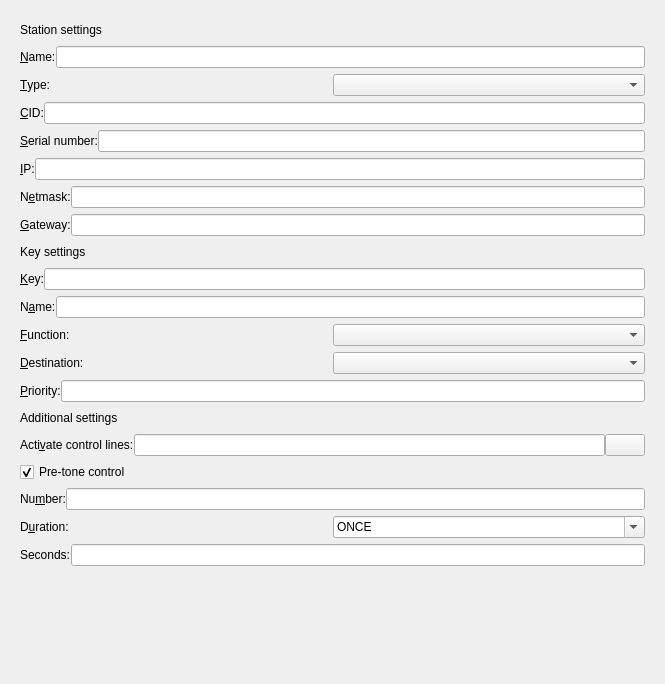
<?xml version="1.0" encoding="UTF-8"?>
<ui version="4.0">
 <class>StationItemSettings</class>
 <widget class="QWidget" name="StationItemSettings">
  <property name="geometry">
   <rect>
    <x>0</x>
    <y>0</y>
    <width>665</width>
    <height>684</height>
   </rect>
  </property>
  <property name="windowTitle">
   <string>Form</string>
  </property>
  <layout class="QGridLayout" name="gridLayout_2">
   <item row="0" column="0">
    <widget class="QWidget" name="SISContainer" native="true">
     <layout class="QGridLayout" name="gridLayout">
      <item row="0" column="0">
       <layout class="QHBoxLayout" name="horizontalLayout_16">
        <property name="spacing">
         <number>0</number>
        </property>
        <item>
         <widget class="QLabel" name="l_station_caption">
          <property name="text">
           <string>Station settings</string>
          </property>
         </widget>
        </item>
        <item>
         <spacer name="horizontalSpacer">
          <property name="orientation">
           <enum>Qt::Horizontal</enum>
          </property>
          <property name="sizeHint" stdset="0">
           <size>
            <width>40</width>
            <height>20</height>
           </size>
          </property>
         </spacer>
        </item>
       </layout>
      </item>
      <item row="1" column="0">
       <layout class="QHBoxLayout" name="horizontalLayout_15">
        <property name="spacing">
         <number>0</number>
        </property>
        <item>
         <widget class="QLabel" name="l_station_name">
          <property name="text">
           <string>&amp;Name:</string>
          </property>
          <property name="buddy">
           <cstring>m_station_name</cstring>
          </property>
         </widget>
        </item>
        <item>
         <widget class="QLineEdit" name="m_station_name">
          <property name="maxLength">
           <number>64</number>
          </property>
         </widget>
        </item>
       </layout>
      </item>
      <item row="2" column="0">
       <layout class="QHBoxLayout" name="horizontalLayout_14">
        <property name="spacing">
         <number>0</number>
        </property>
        <item>
         <widget class="QLabel" name="l_station_type">
          <property name="text">
           <string>&amp;Type:</string>
          </property>
          <property name="buddy">
           <cstring>m_station_type</cstring>
          </property>
         </widget>
        </item>
        <item>
         <widget class="QComboBox" name="m_station_type"/>
        </item>
       </layout>
      </item>
      <item row="3" column="0">
       <layout class="QHBoxLayout" name="horizontalLayout_13">
        <property name="spacing">
         <number>0</number>
        </property>
        <item>
         <widget class="QLabel" name="l_station_cid">
          <property name="text">
           <string>&amp;CID:</string>
          </property>
          <property name="buddy">
           <cstring>m_station_cid</cstring>
          </property>
         </widget>
        </item>
        <item>
         <widget class="QLineEdit" name="m_station_cid">
          <property name="maxLength">
           <number>16</number>
          </property>
         </widget>
        </item>
       </layout>
      </item>
      <item row="4" column="0">
       <layout class="QHBoxLayout" name="horizontalLayout_20">
        <property name="spacing">
         <number>0</number>
        </property>
        <item>
         <widget class="QLabel" name="l_station_SN">
          <property name="text">
           <string>&amp;Serial number:</string>
          </property>
          <property name="buddy">
           <cstring>m_station_ip</cstring>
          </property>
         </widget>
        </item>
        <item>
         <widget class="QLineEdit" name="m_station_SN">
          <property name="maxLength">
           <number>12</number>
          </property>
          <property name="readOnly">
           <bool>false</bool>
          </property>
         </widget>
        </item>
       </layout>
      </item>
      <item row="5" column="0">
       <layout class="QHBoxLayout" name="horizontalLayout_12">
        <property name="spacing">
         <number>0</number>
        </property>
        <item>
         <widget class="QLabel" name="l_station_ip">
          <property name="text">
           <string>&amp;IP:</string>
          </property>
          <property name="buddy">
           <cstring>m_station_ip</cstring>
          </property>
         </widget>
        </item>
        <item>
         <widget class="QLineEdit" name="m_station_ip">
          <property name="maxLength">
           <number>16</number>
          </property>
         </widget>
        </item>
       </layout>
      </item>
      <item row="6" column="0">
       <layout class="QHBoxLayout" name="horizontalLayout_11">
        <property name="spacing">
         <number>0</number>
        </property>
        <item>
         <widget class="QLabel" name="l_station_mask">
          <property name="text">
           <string>N&amp;etmask:</string>
          </property>
          <property name="buddy">
           <cstring>m_station_mask</cstring>
          </property>
         </widget>
        </item>
        <item>
         <widget class="QLineEdit" name="m_station_mask">
          <property name="maxLength">
           <number>16</number>
          </property>
         </widget>
        </item>
       </layout>
      </item>
      <item row="7" column="0">
       <layout class="QHBoxLayout" name="horizontalLayout_10">
        <property name="spacing">
         <number>0</number>
        </property>
        <item>
         <widget class="QLabel" name="l_station_gateway">
          <property name="text">
           <string>&amp;Gateway:</string>
          </property>
          <property name="buddy">
           <cstring>m_station_gateway</cstring>
          </property>
         </widget>
        </item>
        <item>
         <widget class="QLineEdit" name="m_station_gateway"/>
        </item>
       </layout>
      </item>
      <item row="8" column="0">
       <layout class="QHBoxLayout" name="horizontalLayout_17">
        <property name="spacing">
         <number>0</number>
        </property>
        <item>
         <widget class="QLabel" name="l_key_caption">
          <property name="text">
           <string>Key settings</string>
          </property>
          <property name="margin">
           <number>0</number>
          </property>
          <property name="indent">
           <number>-1</number>
          </property>
         </widget>
        </item>
        <item>
         <spacer name="horizontalSpacer_2">
          <property name="orientation">
           <enum>Qt::Horizontal</enum>
          </property>
          <property name="sizeHint" stdset="0">
           <size>
            <width>40</width>
            <height>20</height>
           </size>
          </property>
         </spacer>
        </item>
       </layout>
      </item>
      <item row="9" column="0">
       <layout class="QHBoxLayout" name="horizontalLayout_9">
        <property name="spacing">
         <number>0</number>
        </property>
        <item>
         <widget class="QLabel" name="l_key_id">
          <property name="text">
           <string>&amp;Key:</string>
          </property>
          <property name="buddy">
           <cstring>m_key_id</cstring>
          </property>
         </widget>
        </item>
        <item>
         <widget class="QLineEdit" name="m_key_id"/>
        </item>
       </layout>
      </item>
      <item row="10" column="0">
       <layout class="QHBoxLayout" name="horizontalLayout_8">
        <property name="spacing">
         <number>0</number>
        </property>
        <item>
         <widget class="QLabel" name="l_key_name">
          <property name="text">
           <string>N&amp;ame:</string>
          </property>
          <property name="buddy">
           <cstring>m_key_name</cstring>
          </property>
         </widget>
        </item>
        <item>
         <widget class="QLineEdit" name="m_key_name">
          <property name="maxLength">
           <number>64</number>
          </property>
         </widget>
        </item>
       </layout>
      </item>
      <item row="11" column="0">
       <layout class="QHBoxLayout" name="horizontalLayout_7">
        <property name="spacing">
         <number>0</number>
        </property>
        <item>
         <widget class="QLabel" name="l_key_func">
          <property name="text">
           <string>&amp;Function:</string>
          </property>
          <property name="buddy">
           <cstring>m_key_func</cstring>
          </property>
         </widget>
        </item>
        <item>
         <widget class="QComboBox" name="m_key_func"/>
        </item>
       </layout>
      </item>
      <item row="12" column="0">
       <layout class="QHBoxLayout" name="horizontalLayout_6">
        <property name="spacing">
         <number>0</number>
        </property>
        <item>
         <widget class="QLabel" name="l_key_dest">
          <property name="text">
           <string>&amp;Destination:</string>
          </property>
          <property name="buddy">
           <cstring>m_key_dest</cstring>
          </property>
         </widget>
        </item>
        <item>
         <widget class="QComboBox" name="m_key_dest"/>
        </item>
       </layout>
      </item>
      <item row="13" column="0">
       <layout class="QHBoxLayout" name="horizontalLayout_5">
        <property name="spacing">
         <number>0</number>
        </property>
        <item>
         <widget class="QLabel" name="l_key_priority">
          <property name="text">
           <string>&amp;Priority:</string>
          </property>
          <property name="buddy">
           <cstring>m_key_priority</cstring>
          </property>
         </widget>
        </item>
        <item>
         <widget class="QLineEdit" name="m_key_priority">
          <property name="maxLength">
           <number>16</number>
          </property>
         </widget>
        </item>
       </layout>
      </item>
      <item row="14" column="0">
       <layout class="QHBoxLayout" name="horizontalLayout_19">
        <property name="spacing">
         <number>0</number>
        </property>
        <item>
         <widget class="QLabel" name="l_additional_caption">
          <property name="text">
           <string>Additional settings</string>
          </property>
         </widget>
        </item>
        <item>
         <spacer name="horizontalSpacer_4">
          <property name="orientation">
           <enum>Qt::Horizontal</enum>
          </property>
          <property name="sizeHint" stdset="0">
           <size>
            <width>40</width>
            <height>20</height>
           </size>
          </property>
         </spacer>
        </item>
       </layout>
      </item>
      <item row="15" column="0">
       <layout class="QHBoxLayout" name="horizontalLayout">
        <property name="spacing">
         <number>0</number>
        </property>
        <item>
         <widget class="QLabel" name="l_key_activate_lines">
          <property name="text">
           <string>Acti&amp;vate control lines:</string>
          </property>
          <property name="buddy">
           <cstring>m_key_activate_lines</cstring>
          </property>
         </widget>
        </item>
        <item>
         <widget class="QLineEdit" name="m_key_activate_lines">
          <property name="maxLength">
           <number>128</number>
          </property>
         </widget>
        </item>
        <item>
         <widget class="QPushButton" name="b_key_activate_lines">
          <property name="cursor">
           <cursorShape>PointingHandCursor</cursorShape>
          </property>
          <property name="toolTip">
           <string>Add active control line</string>
          </property>
          <property name="text">
           <string/>
          </property>
         </widget>
        </item>
       </layout>
      </item>
      <item row="16" column="0">
       <layout class="QHBoxLayout" name="horizontalLayout_18">
        <property name="spacing">
         <number>0</number>
        </property>
        <item>
         <widget class="QCheckBox" name="c_pretone">
          <property name="contextMenuPolicy">
           <enum>Qt::ActionsContextMenu</enum>
          </property>
          <property name="text">
           <string>Pre-tone control</string>
          </property>
          <property name="checked">
           <bool>true</bool>
          </property>
         </widget>
        </item>
        <item>
         <spacer name="horizontalSpacer_3">
          <property name="orientation">
           <enum>Qt::Horizontal</enum>
          </property>
          <property name="sizeHint" stdset="0">
           <size>
            <width>40</width>
            <height>20</height>
           </size>
          </property>
         </spacer>
        </item>
       </layout>
      </item>
      <item row="17" column="0">
       <layout class="QHBoxLayout" name="horizontalLayout_2">
        <property name="spacing">
         <number>0</number>
        </property>
        <item>
         <widget class="QLabel" name="l_key_pretone_play">
          <property name="text">
           <string>Nu&amp;mber:</string>
          </property>
          <property name="buddy">
           <cstring>m_key_pretone_play</cstring>
          </property>
         </widget>
        </item>
        <item>
         <widget class="QLineEdit" name="m_key_pretone_play">
          <property name="maxLength">
           <number>16</number>
          </property>
         </widget>
        </item>
       </layout>
      </item>
      <item row="18" column="0">
       <layout class="QHBoxLayout" name="horizontalLayout_3">
        <property name="spacing">
         <number>0</number>
        </property>
        <item>
         <widget class="QLabel" name="l_key_pretone_duration">
          <property name="text">
           <string>D&amp;uration:</string>
          </property>
          <property name="buddy">
           <cstring>m_key_pretone_duration</cstring>
          </property>
         </widget>
        </item>
        <item>
         <widget class="QComboBox" name="m_key_pretone_duration">
          <property name="locale">
           <locale language="English" country="UnitedStates"/>
          </property>
          <property name="editable">
           <bool>true</bool>
          </property>
          <property name="currentText">
           <string>ONCE</string>
          </property>
          <item>
           <property name="text">
            <string>ONCE</string>
           </property>
          </item>
          <item>
           <property name="text">
            <string>INFINITE</string>
           </property>
          </item>
          <item>
           <property name="text">
            <string>times</string>
           </property>
          </item>
          <item>
           <property name="text">
            <string>seconds</string>
           </property>
          </item>
         </widget>
        </item>
       </layout>
      </item>
      <item row="19" column="0">
       <layout class="QHBoxLayout" name="horizontalLayout_4">
        <property name="spacing">
         <number>0</number>
        </property>
        <item>
         <widget class="QLabel" name="l_key_pretone_times">
          <property name="text">
           <string>Seconds:</string>
          </property>
          <property name="buddy">
           <cstring>m_key_pretone_play</cstring>
          </property>
         </widget>
        </item>
        <item>
         <widget class="QLineEdit" name="m_key_pretone_times">
          <property name="maxLength">
           <number>16</number>
          </property>
         </widget>
        </item>
       </layout>
      </item>
     </layout>
    </widget>
   </item>
   <item row="1" column="0">
    <spacer name="verticalSpacer">
     <property name="orientation">
      <enum>Qt::Vertical</enum>
     </property>
     <property name="sizeHint" stdset="0">
      <size>
       <width>20</width>
       <height>40</height>
      </size>
     </property>
    </spacer>
   </item>
  </layout>
 </widget>
 <resources/>
 <connections/>
 <slots>
  <slot>dataChanged(QString)</slot>
 </slots>
</ui>
